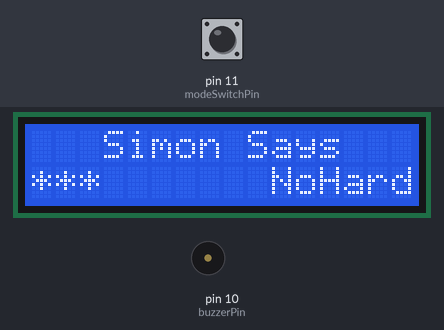
A sketch run on a simulated Arduino Uno, built with avr-gcc and run on an emulated ATmega328P. Parts: 16×2 character LCD, buzzer (waves = sounding). The inputs (shaded band) are chosen by the test bench; at power-on: pin 11 (modeSwitchPin) HIGH.

Above: at 1.2 s.
1.3 s: pin 11 (modeSwitchPin) pulled LOW for 0.15 s
At 1.47 s:
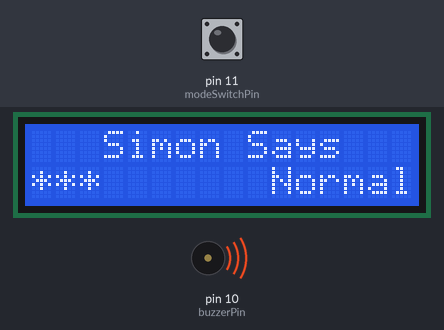
3.0 s: pin 11 (modeSwitchPin) pulled LOW for 1 s
At 3.9 s:
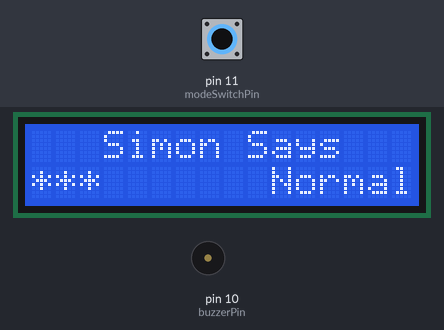
5.5 s: pin 11 (modeSwitchPin) pulled LOW for 3.2 s
At 7.1 s:
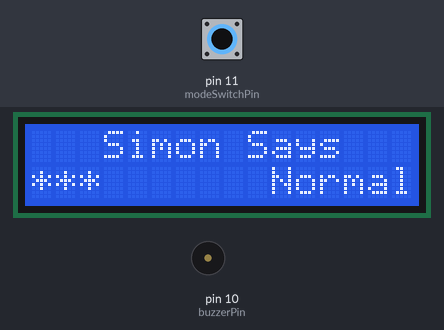
Timing chart, 0 to 10.5 s (numbered marks = the images above; inputs shaded):
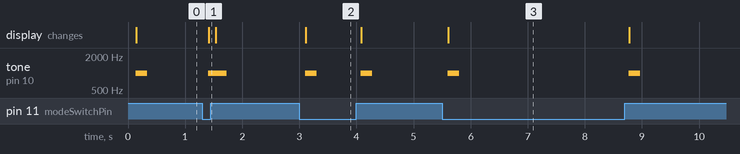

Measured:
- after the input at 1.3 s, tone on pin 10 (buzzerPin): silent → 1000 Hz after 0.11 s, → silent 0.32 s later; the display: changes after 0.12 s (image 1)
- after the input at 3.0 s, tone on pin 10 (buzzerPin): alternates 1000 Hz for 0.20 s and silent for 0.77 s, starting after 0.10 s; the display: changes after 0.11 s (image 2)
- after the input at 5.5 s, tone on pin 10 (buzzerPin): alternates 1000 Hz for 0.20 s and silent for 3.0 s, 4 changes in all, then stays silent, starting after 0.10 s; the display: changes after 0.11 s (image 3)

The sketch:

led_display_test.ino
```cpp
#include <Wire.h>
#include <hd44780.h>
#include <hd44780ioClass/hd44780_I2Cexp.h>

// Initialize the LCD
hd44780_I2Cexp lcd;

const int modeSwitchPin = 11; // SPDT switch connected to digital pin 11
const int buzzerPin = 10;     // Buzzer connected to digital pin 10
int gameMode = 0;             // 0 for Normal, 1 for Hard
int lives = 3;                // Start with 3 lives
int lastModeState = -1;       // Last state of the game mode switch

void setup() {
  pinMode(modeSwitchPin, INPUT);
  pinMode(buzzerPin, OUTPUT);
  lcd.begin(16, 2);
  lcd.setCursor(3, 0); // Set cursor at position 3 (0-based index)
  lcd.print("Simon Says");
  updateDisplay();
}

void loop() {
  int switchState = debounceReadPin(modeSwitchPin);
  if (switchState != lastModeState) { // Check if mode has changed
    if (switchState == LOW && gameMode != 0) {
      gameMode = 0;
      Serial.println("Game Mode: Normal");
      tone(buzzerPin, 1000, 200); // Play a chime
    } else if (switchState == HIGH && gameMode != 1) {
      gameMode = 1;
      Serial.println("Game Mode: Hard");
      tone(buzzerPin, 1000, 200); // Play a chime
    }
    lastModeState = switchState; // Update last known state
    updateDisplay(); // Update the LCD display
  }
}

void updateDisplay() {
  lcd.setCursor(0, 1);  // Set cursor at the beginning of the second line
  for (int i = 0; i < lives; i++) {
    lcd.print('*'); // Print asterisk for each life
  }
  // Clear any remaining characters from previous updates
  for (int i = lives; i < 5; i++) { // Assuming a maximum of 5 lives for clearing
    lcd.print(' ');
  }

  // Print the game mode aligned to the right
  String modeText = (gameMode == 0) ? "Normal" : "Hard";
  lcd.setCursor(16 - modeText.length(), 1);
  lcd.print(modeText);
}

int debounceReadPin(int pin) {
  int state = digitalRead(pin);
  delay(50);
  return digitalRead(pin) == state ? state : -1;
}
```
